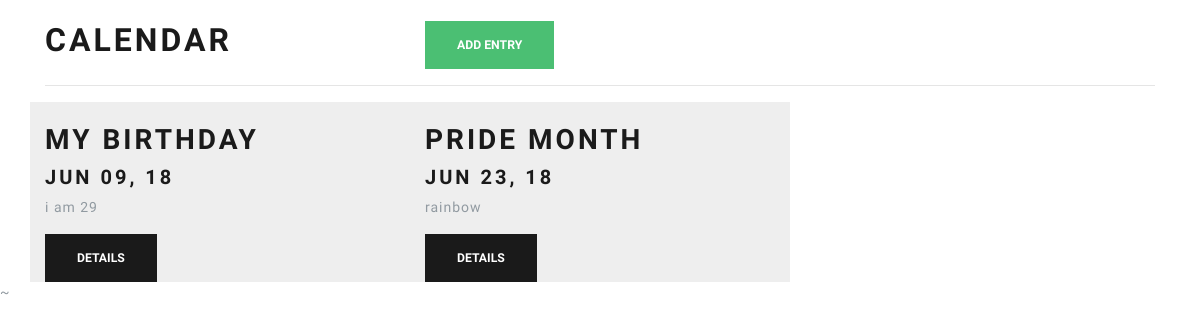
Before: / with the older database file.
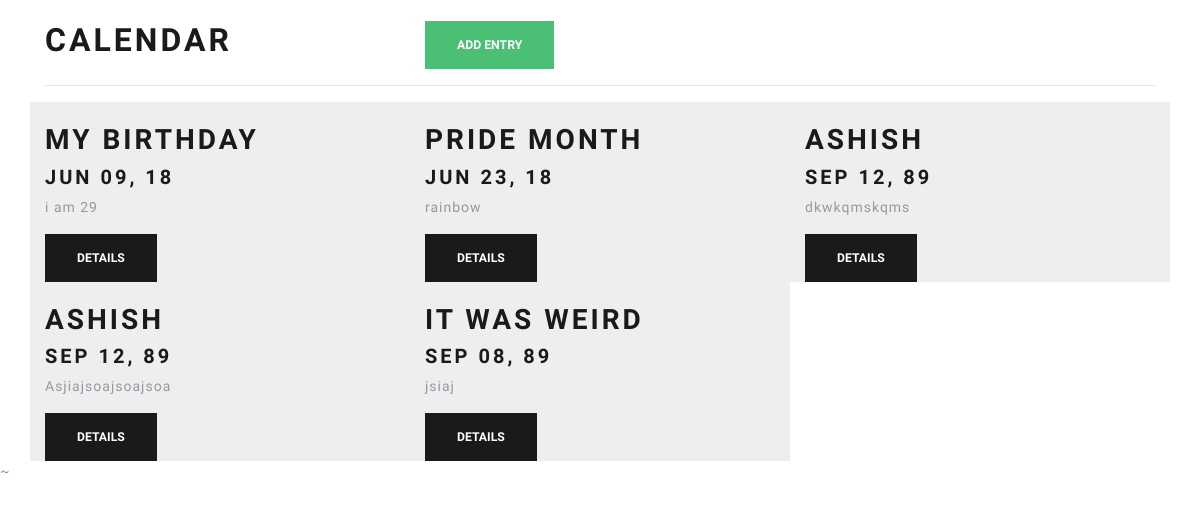
After: the same page with the newer database file.
### myapp/models.py (models this page shows, shortened)
class Entry(models.Model):
	name = models.CharField(max_length=100)
	date = models.DateTimeField()
	description = models.TextField()
	created = models.DateTimeField(auto_now_add=True)

### myapp/views.py (the view)
# urls.py: url(r'^$',views.index, name='index'),
def index(request):
    entries = Entry.objects.all()
    endict = {'entries':entries}
    return render(request, 'myapp/index.html', endict)

### myapp/templates/myapp/index.html
{% extends 'myapp/base.html' %}
{% block content %}
<div class= "container">
    <br/>
    <div class="row">
    	<div class= "col-lg-4"><h1>calendar</h1></div>
<div class= "col-lg-8">
 <button onclick="window.location='{% url 'add' %}'"type="button" class="btn btn-success">Add Entry</button>
	</div>
    </div>
	<hr/>
  <div class="row">
    {% for entry in entries %}
    {% include 'myapp/_calendar_entry.html' %}
    {% endfor %}
  </div>
</div>
{% endblock %}

### myapp/templates/myapp/base.html (shortened to what this page needs)
<!DOCTYPE html>
<html lang="en">
  <head>
    {% load static %}
    <link rel="stylesheet" href ="{% static 'myapp/css/bootstrap.css' %}"/>
    <link rel="stylesheet" href ="{% static 'myapp/css/style.css' %}"/>
  </head>
  <body>
  {% block content %}
{% endblock %}
  </body>
</html>

### myapp/templates/myapp/_calendar_entry.html
<div class="calendar_entry col-lg-4">
        <br/>
        <h2> {{entry.name}} </h2>
        <h4> {{entry.date | date:"M d, y"}}</h2>
        <p>{{entry.description | truncatechars:150}}</p>
        <button onclick="window.location='{% url 'details' pk=entry.id %}'	"  class='btn btn-primary'> Details </button>
    </div>

### myapp/static/myapp/css/style.css (style rules this page uses)
.calendar_entry { background-color: #eeeeee; }

Changed rows visible on the page:
added Entry: name "ASHISH", date "SEP 12, 89", description "dkwkqmskqms"
added Entry: name "ASHISH", date "SEP 12, 89", description "Asjiajsoajsoajsoa"
added Entry: name "IT WAS WEIRD", date "SEP 08, 89", description "jsiaj"
